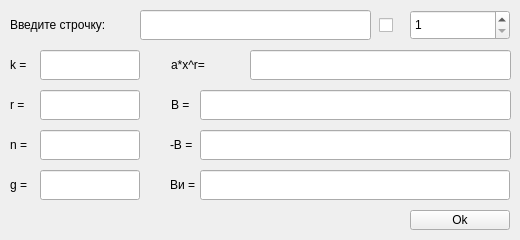
<?xml version="1.0" encoding="UTF-8"?>
<ui version="4.0">
 <class>MainWindow</class>
 <widget class="QMainWindow" name="MainWindow">
  <property name="geometry">
   <rect>
    <x>0</x>
    <y>0</y>
    <width>520</width>
    <height>240</height>
   </rect>
  </property>
  <property name="windowTitle">
   <string>MainWindow</string>
  </property>
  <widget class="QWidget" name="centralwidget">
   <widget class="QLineEdit" name="init">
    <property name="geometry">
     <rect>
      <x>140</x>
      <y>10</y>
      <width>231</width>
      <height>30</height>
     </rect>
    </property>
    <property name="maxLength">
     <number>15</number>
    </property>
   </widget>
   <widget class="QLineEdit" name="N_">
    <property name="geometry">
     <rect>
      <x>40</x>
      <y>130</y>
      <width>100</width>
      <height>30</height>
     </rect>
    </property>
    <property name="text">
     <string/>
    </property>
    <property name="readOnly">
     <bool>true</bool>
    </property>
   </widget>
   <widget class="QLabel" name="label_2">
    <property name="geometry">
     <rect>
      <x>171</x>
      <y>90</y>
      <width>30</width>
      <height>30</height>
     </rect>
    </property>
    <property name="text">
     <string>B =</string>
    </property>
   </widget>
   <widget class="QLabel" name="label_1">
    <property name="geometry">
     <rect>
      <x>10</x>
      <y>90</y>
      <width>30</width>
      <height>30</height>
     </rect>
    </property>
    <property name="text">
     <string>r =</string>
    </property>
   </widget>
   <widget class="QLabel" name="label_7">
    <property name="geometry">
     <rect>
      <x>10</x>
      <y>130</y>
      <width>30</width>
      <height>30</height>
     </rect>
    </property>
    <property name="text">
     <string>n =</string>
    </property>
   </widget>
   <widget class="QLineEdit" name="R_">
    <property name="geometry">
     <rect>
      <x>40</x>
      <y>90</y>
      <width>100</width>
      <height>30</height>
     </rect>
    </property>
    <property name="readOnly">
     <bool>true</bool>
    </property>
   </widget>
   <widget class="QLabel" name="label_3">
    <property name="geometry">
     <rect>
      <x>170</x>
      <y>130</y>
      <width>30</width>
      <height>30</height>
     </rect>
    </property>
    <property name="text">
     <string>-B =</string>
    </property>
   </widget>
   <widget class="QLineEdit" name="B_">
    <property name="geometry">
     <rect>
      <x>200</x>
      <y>90</y>
      <width>311</width>
      <height>30</height>
     </rect>
    </property>
    <property name="readOnly">
     <bool>true</bool>
    </property>
   </widget>
   <widget class="QLineEdit" name="_B_">
    <property name="geometry">
     <rect>
      <x>200</x>
      <y>130</y>
      <width>311</width>
      <height>30</height>
     </rect>
    </property>
    <property name="text">
     <string/>
    </property>
    <property name="readOnly">
     <bool>true</bool>
    </property>
   </widget>
   <widget class="QLabel" name="label_4">
    <property name="geometry">
     <rect>
      <x>170</x>
      <y>170</y>
      <width>30</width>
      <height>30</height>
     </rect>
    </property>
    <property name="text">
     <string>Bи =</string>
    </property>
   </widget>
   <widget class="QLineEdit" name="_B_ispr">
    <property name="geometry">
     <rect>
      <x>200</x>
      <y>170</y>
      <width>310</width>
      <height>30</height>
     </rect>
    </property>
    <property name="text">
     <string/>
    </property>
    <property name="readOnly">
     <bool>true</bool>
    </property>
   </widget>
   <widget class="QLabel" name="label_6">
    <property name="geometry">
     <rect>
      <x>10</x>
      <y>10</y>
      <width>121</width>
      <height>30</height>
     </rect>
    </property>
    <property name="text">
     <string>Введите строчку:</string>
    </property>
   </widget>
   <widget class="QLabel" name="label_8">
    <property name="geometry">
     <rect>
      <x>10</x>
      <y>50</y>
      <width>30</width>
      <height>30</height>
     </rect>
    </property>
    <property name="text">
     <string>k =</string>
    </property>
   </widget>
   <widget class="QLineEdit" name="K_">
    <property name="geometry">
     <rect>
      <x>40</x>
      <y>50</y>
      <width>100</width>
      <height>30</height>
     </rect>
    </property>
    <property name="readOnly">
     <bool>true</bool>
    </property>
   </widget>
   <widget class="QSpinBox" name="spinBox">
    <property name="geometry">
     <rect>
      <x>410</x>
      <y>10</y>
      <width>100</width>
      <height>30</height>
     </rect>
    </property>
    <property name="minimum">
     <number>1</number>
    </property>
   </widget>
   <widget class="QLabel" name="label_9">
    <property name="geometry">
     <rect>
      <x>10</x>
      <y>170</y>
      <width>30</width>
      <height>30</height>
     </rect>
    </property>
    <property name="text">
     <string>g =</string>
    </property>
   </widget>
   <widget class="QLineEdit" name="G_">
    <property name="geometry">
     <rect>
      <x>40</x>
      <y>170</y>
      <width>100</width>
      <height>30</height>
     </rect>
    </property>
    <property name="text">
     <string/>
    </property>
    <property name="readOnly">
     <bool>true</bool>
    </property>
   </widget>
   <widget class="QLabel" name="label_10">
    <property name="geometry">
     <rect>
      <x>171</x>
      <y>50</y>
      <width>71</width>
      <height>30</height>
     </rect>
    </property>
    <property name="text">
     <string>a*x^r=</string>
    </property>
   </widget>
   <widget class="QLineEdit" name="a_x_">
    <property name="geometry">
     <rect>
      <x>250</x>
      <y>50</y>
      <width>261</width>
      <height>30</height>
     </rect>
    </property>
    <property name="readOnly">
     <bool>true</bool>
    </property>
   </widget>
   <widget class="QPushButton" name="pushButton">
    <property name="geometry">
     <rect>
      <x>410</x>
      <y>210</y>
      <width>100</width>
      <height>20</height>
     </rect>
    </property>
    <property name="text">
     <string>Ok</string>
    </property>
   </widget>
   <widget class="QCheckBox" name="checkBox">
    <property name="geometry">
     <rect>
      <x>379</x>
      <y>10</y>
      <width>21</width>
      <height>30</height>
     </rect>
    </property>
    <property name="text">
     <string/>
    </property>
    <property name="checkable">
     <bool>true</bool>
    </property>
    <property name="autoExclusive">
     <bool>false</bool>
    </property>
    <property name="tristate">
     <bool>false</bool>
    </property>
   </widget>
  </widget>
 </widget>
 <resources/>
 <connections/>
</ui>
